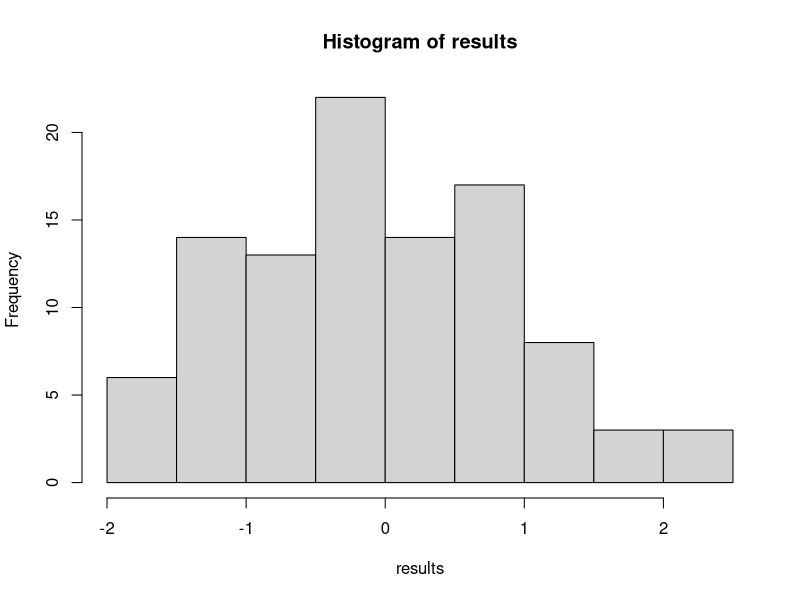
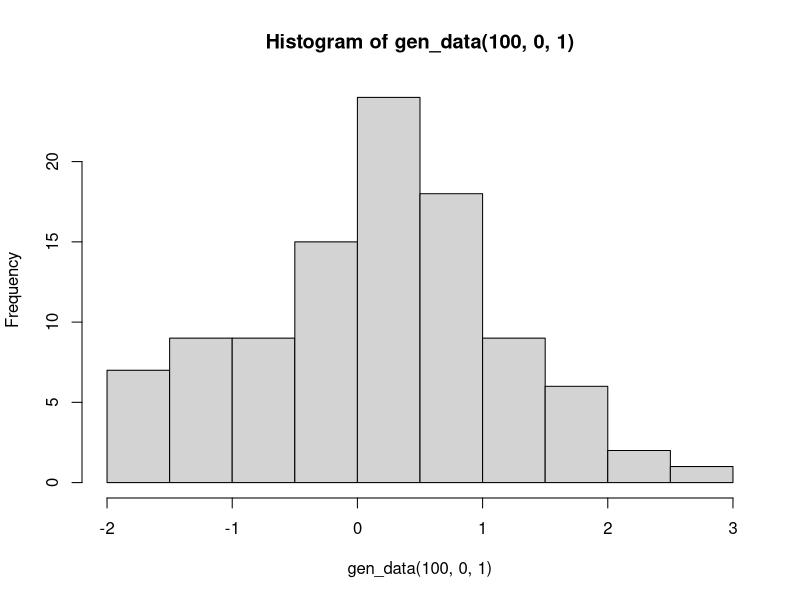
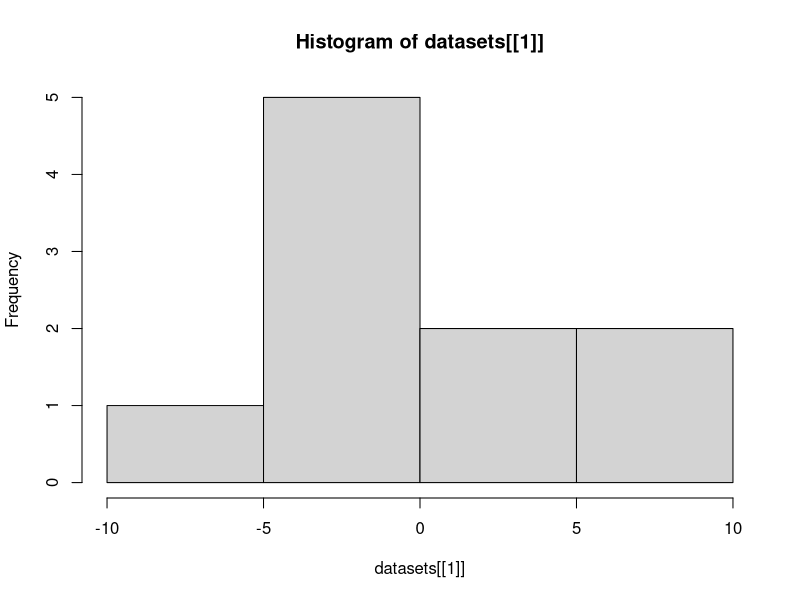
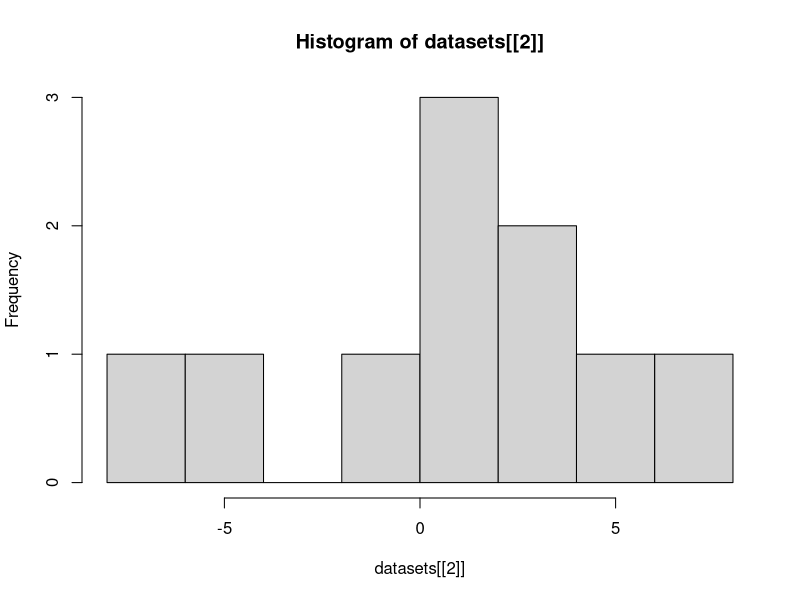
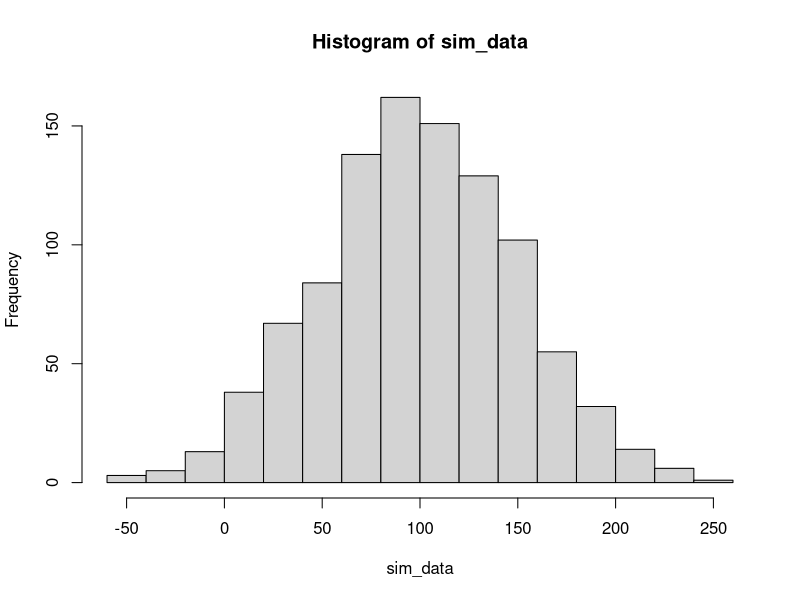
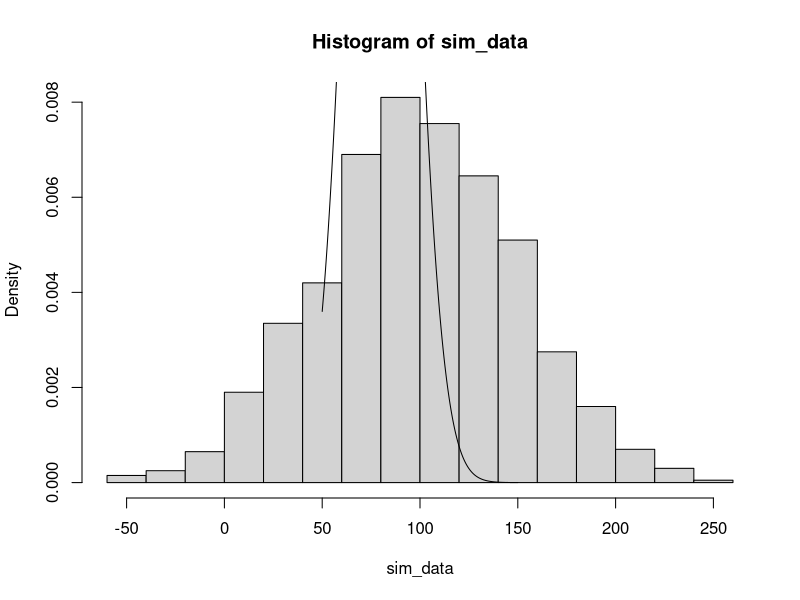

The R script that drew these images, in order:
## ---- chunk 1
x <- list(1,2,3,4)
x[[2]]
gen_data <- function(n, mean, sd) {
  x <- rnorm(n = n, mean = mean, sd = sd)
  return(x)
}

results <- gen_data(100, 0, 1)
hist(results)

gen_data(100, 0, 1) |>hist()

gen_data(100, 0, 1) |>
  round(digits = 1) |>
  print()

print(x)

means_list <- seq(1, 10, 1)
means_list

datasets <- list()
for (i in 1:10) {
  datasets[[i]] <- gen_data(n=10, mean = means_list[i], sd = 3)
}

str(datasets)

hist(datasets[[1]])
hist(datasets[[2]])


lapply(means_list, function(mean) gen_data(n = 10, mean = mean, sd = 3))

sim_data <- gen_data(1000, 100, 50)
hist(sim_data)

hist(sim_data, freq = F)
x <- seq(50, 150, 0.01)
lines(x, dnorm(x, 80, 15))
